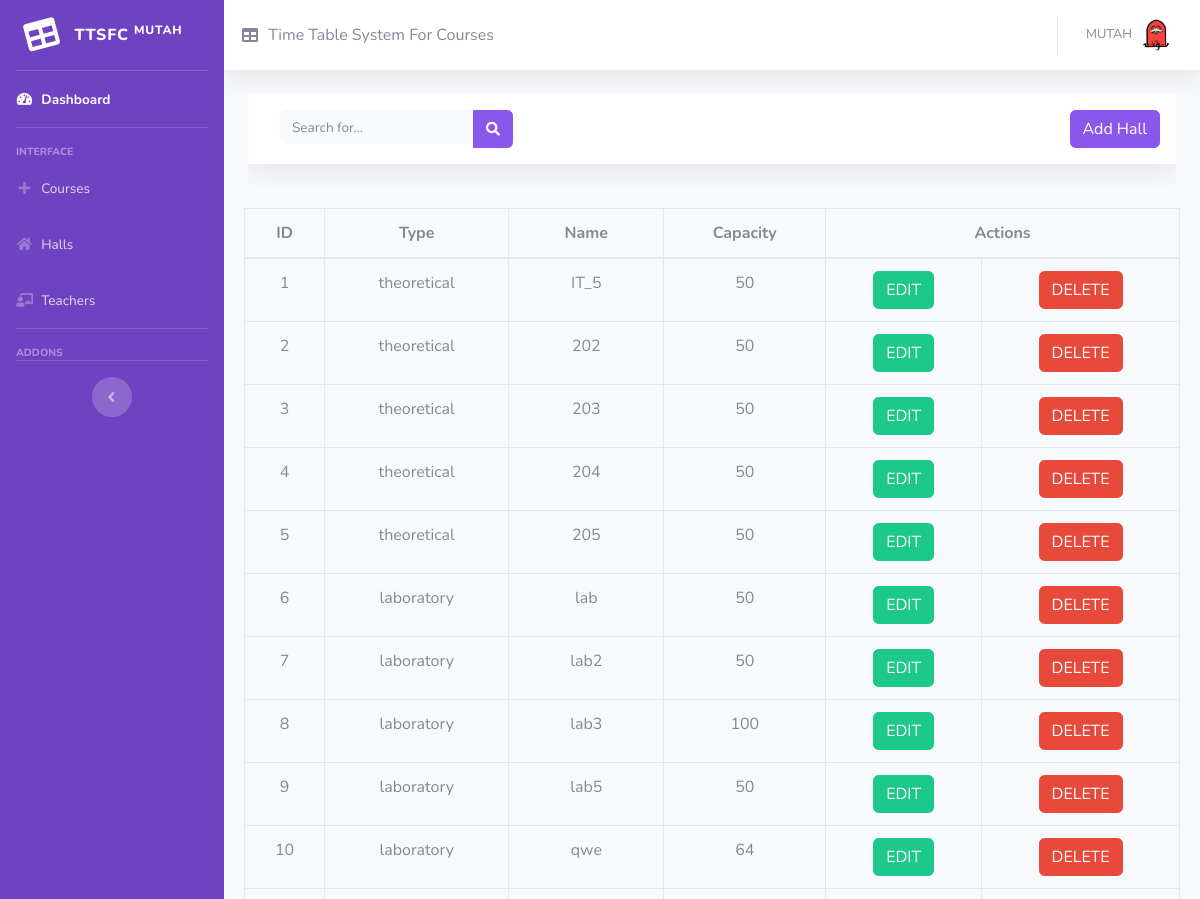
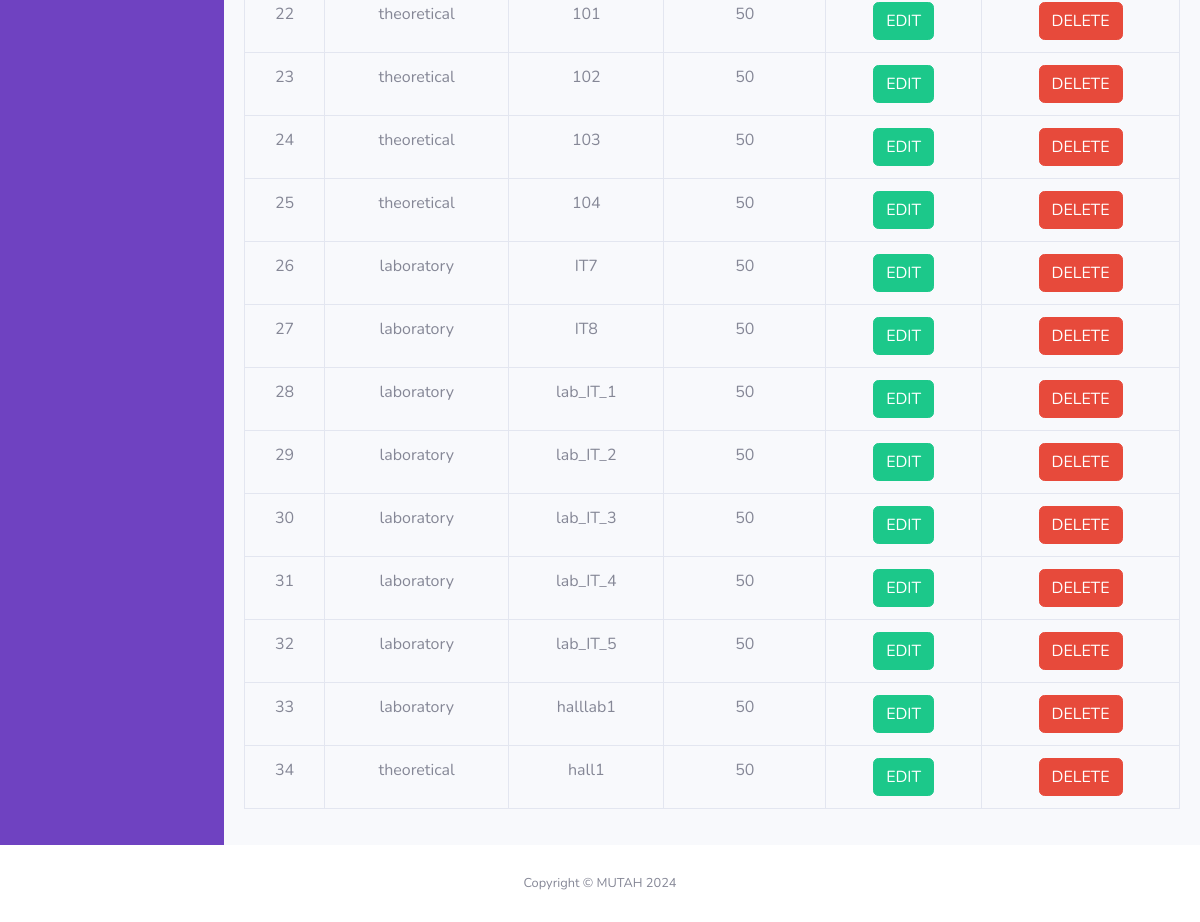
Before: /hall.php (signed in) with the older database file (2 pictures, top to bottom).
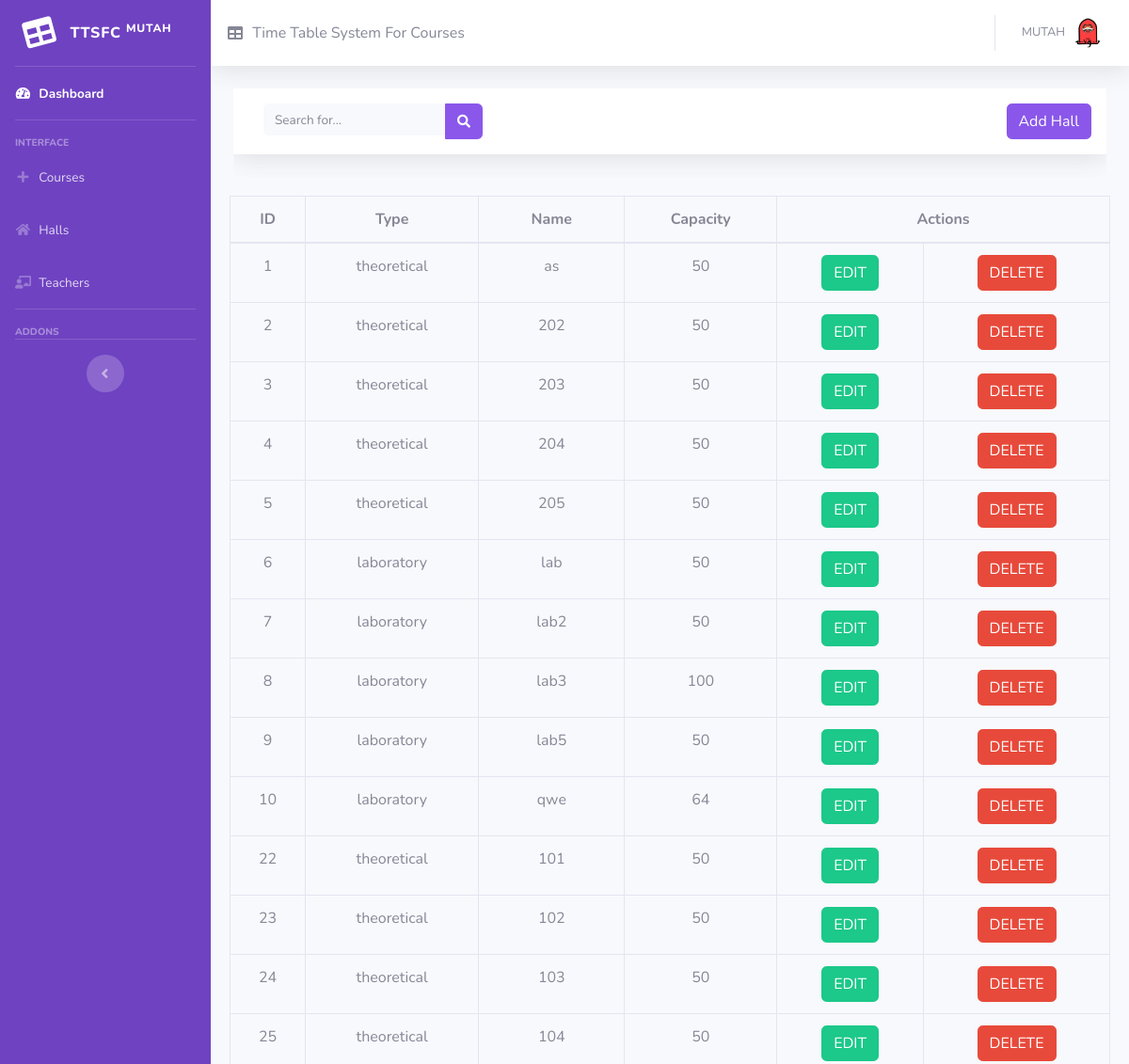
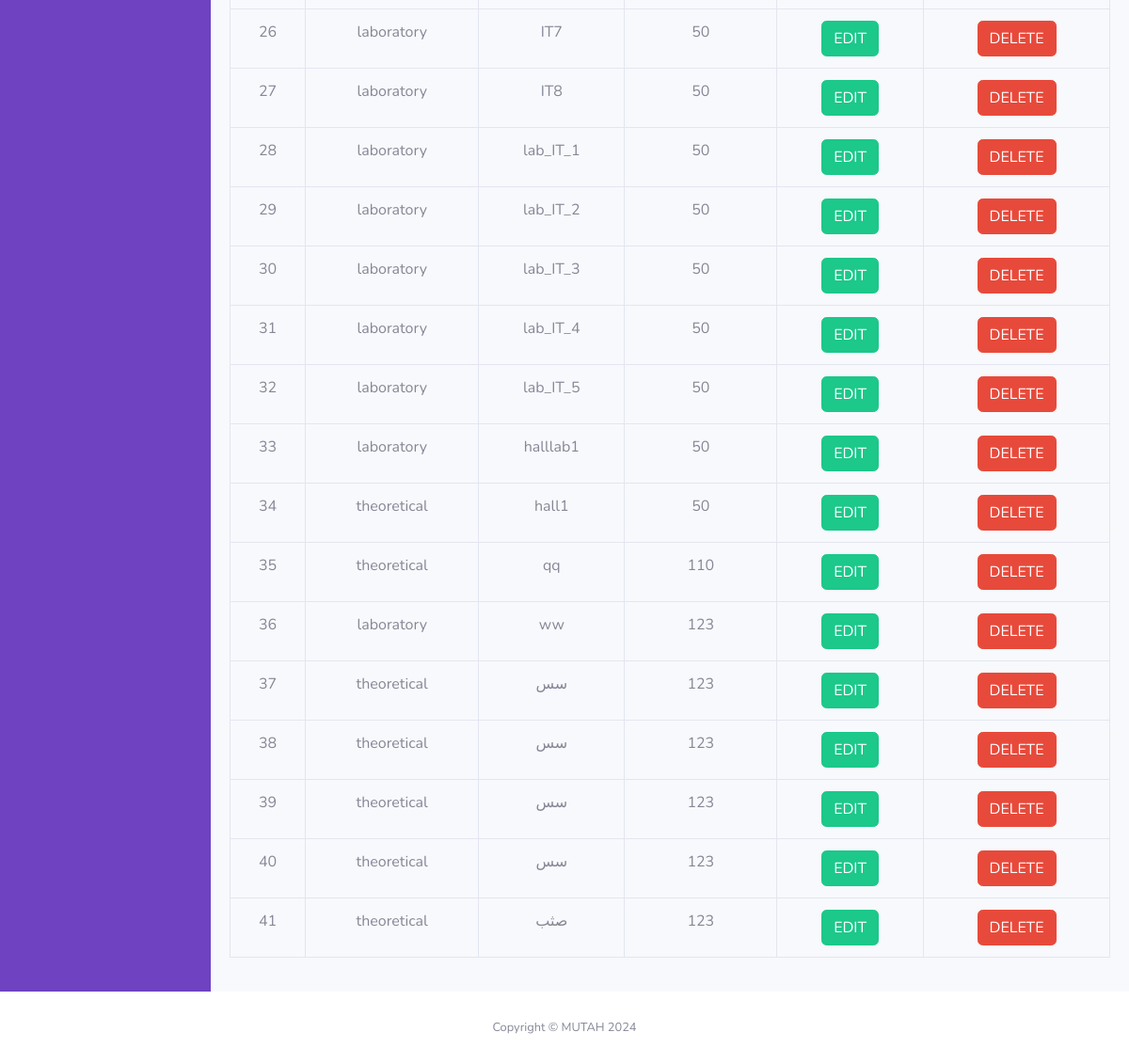
After: the same page with the newer database file (2 pictures, top to bottom).
### tables this page shows
CREATE TABLE `hall` (
  `id` int(11) NOT NULL,
  `type_name` varchar(100) NOT NULL,
  `hall_name` varchar(100) NOT NULL,
  `hall_capacity` int(11) NOT NULL
);

### php/search_hall.php (the view, shortened to what this page needs)
<?php
include_once(__DIR__ . '/../connect.php');
$search = isset($_POST['search']) ? $_POST['search'] : '';
$sql = "SELECT * FROM hall WHERE hall_name LIKE '%$search%' OR type_name LIKE '%$search%' OR hall_capacity LIKE '%$search%'";
$result = mysqli_query($conn, $sql);
if ($result && mysqli_num_rows($result) > 0) {
    while ($row = mysqli_fetch_assoc($result)) {
        echo '<tr id="row-' . htmlspecialchars($row['id']) . '">
                <td>' . htmlspecialchars($row['id']) . '</td>
                <td>' . htmlspecialchars($row['type_name']) . '</td>
                <td>' . htmlspecialchars($row['hall_name']) . '</td>
                <td>' . htmlspecialchars($row['hall_capacity']) . '</td>
                <td class="text-center">
                    <div class="d-flex justify-content-center">
                        <button type="button" class="btn btn-success edit-btn" data-id="' . htmlspecialchars($row['id']) . '" data-type="' . htmlspecialchars($row['type_name']) . '" data-name="' . htmlspecialchars($row['hall_name']) . '" data-capacity="' . htmlspecialchars($row['hall_capacity']) . '">EDIT</button>
                    </div>
                </td>
                <td class="text-center">
                    <div class="d-flex justify-content-center">
                        <button type="button" class="btn btn-danger delete-btn" data-id="' . htmlspecialchars($row['id']) . '">DELETE</button>
                    </div>
                </td>
            </tr>';
    }
} else {
    echo "<tr><td colspan='6'>No data available</td></tr>";
}
?>

### includes/header.php (shortened to what this page needs)
<!DOCTYPE html>
<html lang="en">
<head>
  <link href="vendor/fontawesome-free/css/all.min.css" rel="stylesheet" type="text/css">
  <link href="css/sb-admin-2.min.css" rel="stylesheet">
</head>
<body id="page-top">
  <div id="wrapper">

### includes/navbar.php (shortened to what this page needs)
   <ul class="navbar-nav  sidebar sidebar-dark accordion"style="background-color:#6f42c1;"  id="accordionSidebar">
<a class="sidebar-brand d-flex align-items-center justify-content-center" href="index.php">
  <div class="sidebar-brand-icon rotate-n-15">
    <i class="fas fa-table"></i>
  </div>
  <div class="sidebar-brand-text mx-3">TTSFC <sup>Mutah</sup></div>
</a>
<?php
$type = $_SESSION['type'];
?>
<hr class="sidebar-divider my-0">
<?php if ($type == 'admin') { ?>
<li class="nav-item active">
  <a class="nav-link" href="index.php">
    <i class="fas fa-fw fa-tachometer-alt"></i>
    <span>Dashboard</span></a>
</li>
<?php } ?>
<hr class="sidebar-divider">
<div class="sidebar-heading">
  Interface
</div>
<?php if ($type == 'admin') { ?>
  <li class="nav-item">
  <a class="nav-link" href="courses.php">
    <i class="fas fa-fw fa-plus"></i>
    <span>Courses</span>
  </a>
</li>
<li class="nav-item">
  <a class="nav-link" href="hall.php">
    <i class="fas fa-fw fa-home"></i>
    <span>Halls</span>
  </a>
</li>
<li class="nav-item">
  <a class="nav-link" href="register.php">
    <i class="fas fa-fw fa-chalkboard-teacher"></i>
    <span>Teachers</span>
  </a>
</li>
  <?php } ?>
<hr class="sidebar-divider">
<div class="sidebar-heading">
  Addons
</div>
<hr class="sidebar-divider d-none d-md-block">
<div class="text-center d-none d-md-inline">
  <button class="rounded-circle border-0" id="sidebarToggle"></button>
</div>
</ul>
    <div id="content-wrapper" class="d-flex flex-column">
      <div id="content">
        <nav class="navbar navbar-expand navbar-light bg-white topbar mb-4 static-top shadow">
    <i class="fas fa-fw fa-table"></i>
    <span>&#160; Time Table System For Courses</span></a>
          <ul class="navbar-nav ml-auto">
            <li class="nav-item dropdown no-arrow">
              <a class="nav-link dropdown-toggle" href="#" id="userDropdown" role="button" data-toggle="dropdown" aria-haspopup="true" aria-expanded="false">
                <span class="mr-2 d-none d-lg-inline text-gray-600 small">
               MUTAH
                </span>
                <img class="img-profile rounded-circle" src="Picture1.png">
              </a>
            </li>
          </ul>
        </nav>

### hall.php (shortened to what this page needs)
<?php
include('includes/header.php');
include('includes/navbar.php');
?>
  <?php
include_once("connect.php");
?>
</div>
<div class="container-fluid">
    <div id="content-wrapper" class="d-flex flex-column">
        <div id="content">
            <nav class="navbar navbar-expand navbar-light bg-white topbar mb-4 static-top shadow">
                <form class="form-inline mr-auto ml-md-3 my-2 my-md-0 mw-100 navbar-search">
                    <div class="input-group">
                        <input type="text" id="searchInput" class="form-control bg-light border-0 small" placeholder="Search for..." aria-label="Search" aria-describedby="basic-addon2" name="searchInput-courses">
                        <div class="input-group-append">
                            <button class="btn btn-primary" type="button">
                                <i class="fas fa-search fa-sm"></i>
                            </button>
                        </div>
                    </div>
                </form>
                <ul class="navbar-nav ml-auto">
                    <li class="nav-item">
                    <button class="btn btn-primary" data-toggle="modal" data-target="#hallModal" id="addHallBtn">Add Hall</button>
                    </li>
                </ul>
            </nav>
        </div>
    </div>
</div>
  <div class="card-body">
  <div class="table-responsive">
        <table class="table table-bordered" id="dataTable" width="100%" cellspacing="0">
            <thead>
                <tr>
                    <th>ID</th>
                    <th>Type</th>
                    <th>Name</th>
                    <th>Capacity</th>
                    <th colspan="2">Actions</th>
                </tr>
            </thead>
            <tbody id="searchResults">
                <?php include_once("php/search_hall.php"); ?>
            </tbody>
        </table>
    </div>
</div>
</div>
</div>
<?php
include('includes/footer.php');
?>

### includes/footer.php (shortened to what this page needs)
      <footer class="sticky-footer bg-white">
        <div class="container my-auto">
          <div class="copyright text-center my-auto">
            <span>Copyright &copy; MUTAH  2024</span>
          </div>
        </div>
      </footer>
</body>
</html>

### hall.php (style rules this page uses)
td, th { text-align: center; }

Changed rows visible on the page:
changed hall id 1: hall_name "IT_5" → "as"
added hall: id "35", type_name "theoretical", hall_name "qq", hall_capacity "110"
added hall: id "36", type_name "laboratory", hall_name "ww", hall_capacity "123"
added hall: id "37", type_name "theoretical", hall_name "سس", hall_capacity "123"
added hall: id "38", type_name "theoretical", hall_name "سس", hall_capacity "123"
added hall: id "39", type_name "theoretical", hall_name "سس", hall_capacity "123"
added hall: id "40", type_name "theoretical", hall_name "سس", hall_capacity "123"
added hall: id "41", type_name "theoretical", hall_name "صثب", hall_capacity "123"
